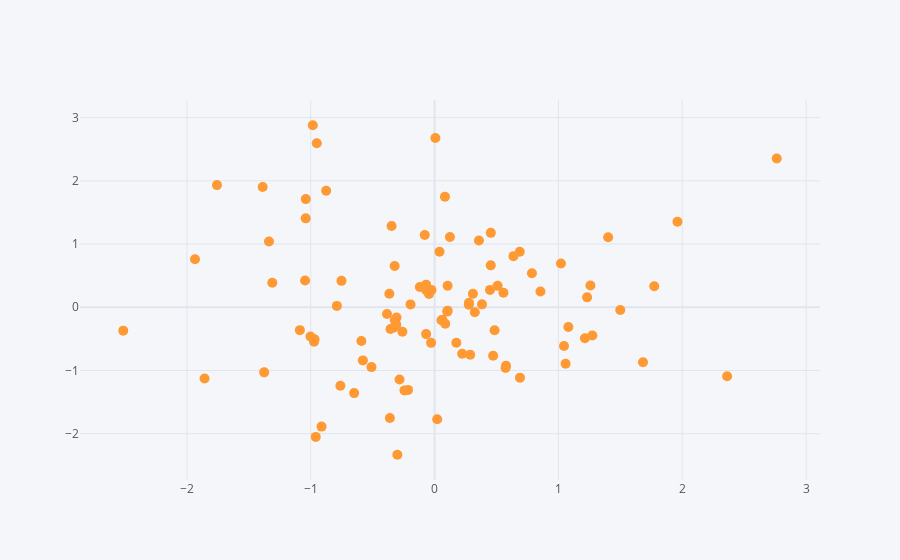

Source (notebook cell):
### Markdown cell above
<a id='scatter'></a>
## Scatter

### Code cell
df.iplot(kind = 'scatter', x = 'A', y = 'B', mode = 'markers', size = 10)
